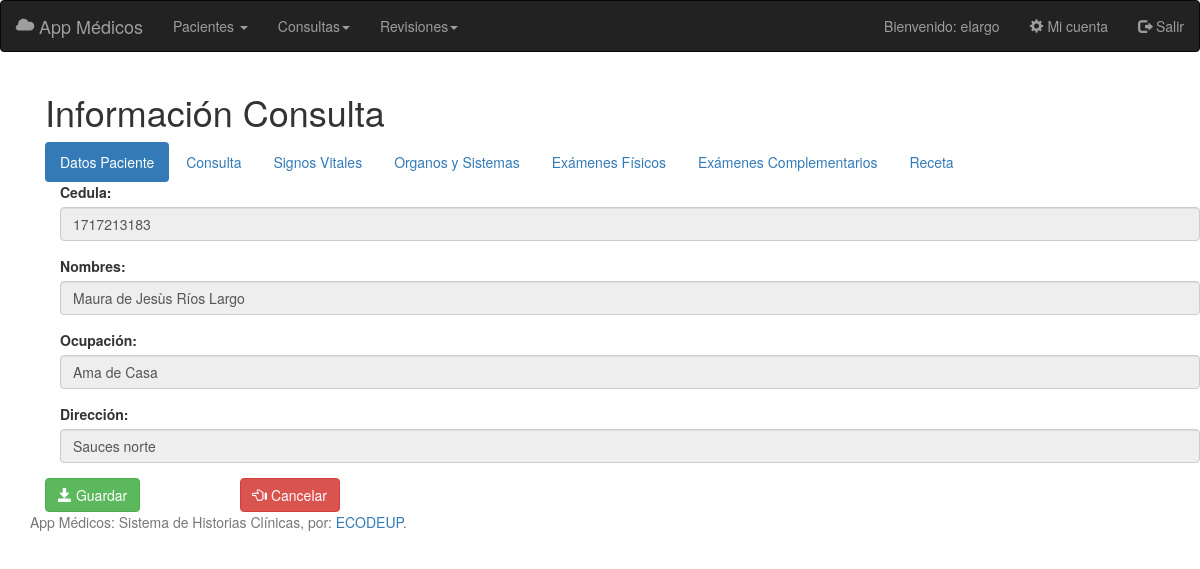
Page /index.php?controller=consulta&action=showupdate&id=1&paciente=1 (signed in) on the committed database.
### tables this page shows
CREATE TABLE `pacientes` (
  `id` int(255) NOT NULL,
  `cedula` varchar(255) DEFAULT NULL,
  `nombres` varchar(255) DEFAULT NULL,
  `apellidos` varchar(255) DEFAULT NULL,
  `ocupacion` varchar(255) DEFAULT NULL,
  `estcivil` varchar(255) DEFAULT NULL,
  `genero` varchar(1) DEFAULT NULL,
  `fnacimiento` date DEFAULT NULL,
  `email` varchar(255) DEFAULT NULL,
  `tposangre` varchar(255) DEFAULT NULL,
  `direccion` varchar(255) DEFAULT NULL,
  `usuario` int(255) DEFAULT NULL
);

### Controllers/ConsultaController.php (called while the page is built, shortened)
<?php
require_once('Models/Paciente.php');
class ConsultaController
{
	public function showupdate(){
		$id=$_GET['id'];
		$paciente=Paciente::getById($_GET['paciente']);
		$consulta=Consulta::getById($id);
		$receta=Consulta::getByIdReceta($paciente->getId(),$consulta->getFecha());
		require_once('Views/Consulta/update.php');
	}
}

### index.php (called while the page is built, shortened)
<?php
	require_once('Views/Layouts/layout.php');
?>

### Models/Consulta.php (called while the page is built, shortened)
<?php
class Consulta
{
	public static function getById($id){
		$db=Db::getConnect();
		$select=$db->prepare('SELECT * FROM consultas WHERE ID=:id');
		$select->bindValue('id',$id);
		$select->execute();
		$consultaDb=$select->fetch();
		$consulta= new Consulta($consultaDb['id'],$consultaDb['fecha'],$consultaDb['enfactual'],$consultaDb['diagnostico'],$consultaDb['prescripcion'], $consultaDb['paciente']);
		return $consulta;
	}
	public static function getByIdReceta($paciente, $fechaConsulta){
		$db=Db::getConnect();
		$select=$db->prepare('SELECT * FROM recetas WHERE PACIENTE=:paciente AND FECHA=:fecha');
		$select->bindValue('paciente',$paciente);
		$select->bindValue('fecha',$fechaConsulta);
		$select->execute();
		$recetaDb=$select->fetch();
		$receta= new Receta($recetaDb['id'],$recetaDb['fecha'],$recetaDb['medicamentos'],$recetaDb['indicaciones'],$recetaDb['paciente']);
		return $receta;
	}
}

### Models/Paciente.php (called while the page is built, shortened)
<?php
class Paciente
{
	private $cedula;
	private $nombres;
	private $apellidos;
	private $ocupacion;
	private $direccion;
	public function getCedula(){
		return $this->cedula;
	}
	public function setCedula($cedula){
		$this->cedula = $cedula;
	}
	public function getNombres(){
		return $this->nombres;
	}
	public function setNombres($nombres){
		$this->nombres = $nombres;
	}
	public function getApellidos(){
		return $this->apellidos;
	}
	public function setApellidos($apellidos){
		$this->apellidos = $apellidos;
	}
	public function getOcupacion(){
		return $this->ocupacion;
	}
	public function setOcupacion($ocupacion){
		$this->ocupacion = $ocupacion;
	}
	public function getDireccion(){
		return $this->direccion;
	}
	public function setDireccion($direccion){
		$this->direccion = $direccion;
	}
	public static function getById($id){
		$db=Db::getConnect();
		$select=$db->prepare('SELECT * FROM pacientes WHERE ID=:id');
		$select->bindValue('id',$id);
		$select->execute();
		$pacienteDb=$select->fetch();
		$paciente= new Paciente($pacienteDb['id'],$pacienteDb['cedula'],$pacienteDb['nombres'],$pacienteDb['apellidos'],$pacienteDb['ocupacion'],$pacienteDb['estcivil'], $pacienteDb['genero'],$pacienteDb['fnacimiento'],$pacienteDb['email'],$pacienteDb['tposangre'], $pacienteDb['direccion'],$pacienteDb['usuario']);
		return $paciente;
	}
}

### Views/Consulta/update.php (the view, shortened to what this page needs)
<div class="container">
	<h1>Información Consulta</h1>
</div>
<div id="exTab1" class="container">
	<ul  class="nav nav-pills">
		<li class="active">
       		<a  href="#paciente" data-toggle="tab">Datos Paciente</a>
		</li>
		<li>
       		<a  href="#consulta" data-toggle="tab">Consulta</a>
		</li>
		<li>
			<a href="#signos" data-toggle="tab">Signos Vitales</a>
		</li>
		<li>
			<a href="#sistemas" data-toggle="tab">Organos y Sistemas</a>
		</li>
		<li>
			<a href="#fisicos" data-toggle="tab">Exámenes Físicos</a>
		</li>
		<li>
			<a href="#complementarios" data-toggle="tab">Exámenes Complementarios</a>
		</li>
		<li>
			<a href="#receta" data-toggle="tab">Receta</a>
		</li>
	</ul>
	<form action='?controller=consulta&action=update' method='post'>
	<div class="tab-content clearfix">
		<div class="tab-pane active" id="paciente">
			<div class="container">
			  	<div class="form-group">
			  		<label for="cedula">Cedula:</label>
				    <input type="cedula" class="form-control" id="cedula" name="cedula" readonly="false" value="<?php echo $paciente->getCedula(); ?>">
				</div>
				<div class="form-group">
			  		<label for="nombres">Nombres:</label>
				    <input type="nombres" class="form-control" id="nombres" name="nombres"  readonly="false" value="<?php echo $paciente->getNombres().' '.$paciente->getApellidos(); ?>">
				</div>
				<div class="form-group">
			  		<label for="ocupacion">Ocupación:</label>
				    <input type="ocupacion" class="form-control" id="ocupacion" name="ocupacion"  readonly="false" value="<?php echo $paciente->getOcupacion(); ?>">
				</div>
				<div class="form-group">
			  		<label for="direccion">Dirección:</label>
				    <input type="direccion" class="form-control" id="direccion" name="direccion"  readonly="false" value="<?php echo $paciente->getDireccion(); ?>">
				</div>
			</div>
		</div>
		<div class="row">
			<div class="col-sm-2">
				<button type="submit" class="btn btn-success"> <span class="glyphicon glyphicon-save"></span> Guardar</button>
			</div>
			<div class="col-sm-2">
				<button type="button" class="btn btn-danger" onclick="location.href='?controller=consulta&action=show'"><span class="glyphicon glyphicon-hand-left"></span> Cancelar</button>
			</div>
		</div>
	</div>
	</form>
</div>

### rows in the picture
pacientes: cedula "1717213183", nombres "Maura de Jesùs Ríos Largo", ocupacion "Ama de Casa", direccion "Sauces norte"

### other values in the picture
$_SESSION['usuario_alias'] "elargo"
